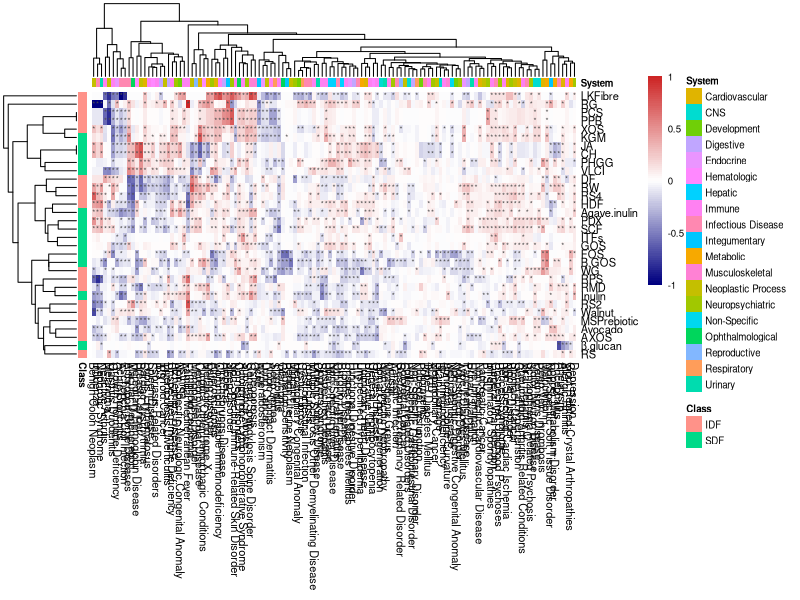

R code for this plot: (Note: this script raises an error after producing the figure.)
## ---- chunk 1
knitr::opts_chunk$set(echo = TRUE)
## ---- chunk 2
library(ggplot2)
library(pheatmap)

FD<-read.table("zx.level.cosine.all.txt.add.weight.20dim2.order.change.txt", header = T, row.names = 1, sep = "\t")
annotation_col <- read.table("123.disease.ID.order.txt", sep = "\t", row.names = 1, header = F)
annotation_row <-read.table("fiber.ID.class.txt", header = F, row.names = 1,sep="\t")
colnames(FD) <- rownames(annotation_col)
row.names(FD) <-rownames(annotation_row)
colnames(annotation_row) <- c("Class")
colnames(annotation_col) <- c("System")

#P
P<-read.table("zx.level.FDR.20dim2.change.order.txt", sep ="\t", header = T, row.names = 1)
colnames(P) <- rownames(annotation_col)
row.names(P) <-rownames(annotation_row)
pmt<-P
if (!is.null(pmt)){
    ssmt <- pmt< 0.01
    pmt[ssmt] <-'*'
    smt <- pmt >0.01& pmt <0.05
    pmt[smt] <- '*'
    pmt[!ssmt&!smt]<- ''
} else {
    pmt <- F
}
pheatmap(FD, cluster_rows = T, cluster_cols = T, color = colorRampPalette(c("navy", "white", "firebrick3"))(100), fontsize = 7, annotation_row = annotation_row, annotation_col = annotation_col, fontsize_col = 8, fontsize_row = 8, legend_labels = 10,  show_rownames = T, display_numbers = pmt, border_color = "grey60")




#UC and CD
T3<-read.table("zx.level.cosine.all.txt.add.weight.20dim2.CD.UC.IBS.txt ", sep = "\t", header = F)
T3[,4] <- c(rep("Crohns Disease", 32), rep("Ulcerative Colitis", 32), rep("IBS", 32))
colnames(T3)<-c("ID1", "ID2", "Similarity", "Group") 
mean(subset(T3, T3$Group == "Crohns Disease")[,3])
mean(subset(T3, T3$Group == "Ulcerative Colitis")[,3])
mean(subset(T3, T3$Group == "IBS")[,3])
ggplot(T3, aes(x=Similarity, fill = Group)) + geom_density(alpha=0.5) + xlab("Similarity")+ ylab("Density") + theme_classic() + theme(legend.position = "top", axis.text = element_text(size = 20), legend.text = element_text(size = 20), text = element_text(size = 20))+ geom_vline(xintercept = median(subset(T3, T3$Group == "Crohns Disease")[,3]), linetype = "dashed", col = "lightcoral")  + geom_vline(xintercept = median(subset(T3, T3$Group == "IBS")[,3]), linetype = "dashed", col = "cyan4") +  geom_vline(xintercept = median(subset(T3, T3$Group == "Ulcerative Colitis")[,3]), linetype = "dashed", col = "#6495ED") + annotate("text", x= 0.03, y = 3.8, label = "Median= -0.01", size = 6, col = "lightcoral") +  annotate("text", x= -0.1, y = 3.5, label = "Median= -0.02", size = 6, col = "#20B2AA") +  annotate("text", x= 0.06, y = 3, label = "Median= 0.007", size = 6, col = "#6495ED")


#AXOS and Inulin
IA<-read.table("zx.level.cosine.all.txt.add.weight.20dim2.Inulin.AXOS.txt", sep = "\t", header = F)
IA[,4] <- c(rep("Inulin", 123), rep("AXOS", 123))
colnames(IA)<-c("ID1", "ID2", "Similarity", "Group") 
ggplot(IA, aes(x=Similarity, fill = Group)) + geom_density(alpha=0.5) + xlab("Similarity")+ ylab("Density") + theme_classic() + theme(legend.position = "top", axis.text = element_text(size = 25), legend.text = element_text(size = 25), text = element_text(size = 25)) +  geom_vline(xintercept = median(tail(IA[,3],123)), linetype = "dashed", col = "lightcoral")  + geom_vline(xintercept = median(head(IA[,3],123)), linetype = "dashed", col = "cyan4")  + annotate("text", x= -0.3, y = 4.6, label = "Median= -0.005", size = 7, col = "lightcoral") +  annotate("text", x= 0.3, y = 4.6, label = "Median= -0.0002", size = 7, col = "#20B2AA")



## ---- chunk 3
plot(pressure)
